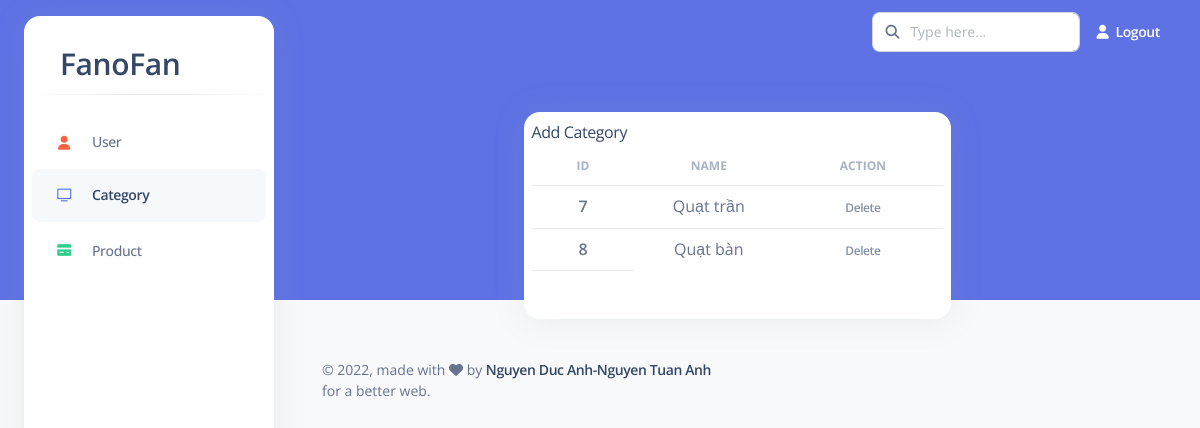
Page /admin/category/category.php on the committed database.
### tables this page shows
CREATE TABLE `category` (
  `id` int(11) NOT NULL,
  `name` varchar(250) NOT NULL
);

### dals/DB.php (called while the page is built, shortened)
<?php
 class DB{
    public function setTableName($tableName){
      $this->tableName = $tableName;
    }
    public function __construct()
    {
      try {
        $this->pdo = new PDO("mysql:host=localhost;dbname=fanofan","root","");
      } catch (\Throwable $th) {
      }
    }
 }
?>

### dals/CategoryDAL.php (called while the page is built, shortened)
<?php
  require_once 'DB.php';
  class CategoryDAL extends DB implements  ICRUD{
    public function getList(){
       $sql = "SELECT * FROM $this->tableName";
       $rs = $this->pdo->query($sql);
       return $rs->fetchAll(PDO::FETCH_OBJ);
    }
  }
?>

### admin/category/category.php (the view, shortened to what this page needs)
<?php
$dir = str_replace("admin\category", "", __DIR__);
require_once $dir . 'dals/CategoryDAL.php';
$dal = new CategoryDAL();
$list = $dal->getList();
?>
<!DOCTYPE html>
<html lang="en">
<head>
  <link href="../assets/css/nucleo-icons.css" rel="stylesheet" />
  <link href="../assets/css/nucleo-svg.css" rel="stylesheet" />
  <link href="../assets/css/nucleo-svg.css" rel="stylesheet" />
  <link id="pagestyle" href="../assets/css/argon-dashboard.css?v=2.0.4" rel="stylesheet" />
</head>
<body class="g-sidenav-show   bg-gray-100">
  <aside class="sidenav bg-white navbar navbar-vertical navbar-expand-xs border-0 border-radius-xl my-3 fixed-start ms-4 " id="sidenav-main">
    <div class="sidenav-header">
      <a class="navbar-brand m-0" href="" target="_blank">
        <span class="ms-1 font-weight-bold text-3xl">FanoFan</span>
      </a>
    </div>
    <hr class="horizontal dark mt-0">
    <div class="collapse navbar-collapse  w-auto " id="sidenav-collapse-main">
      <ul class="navbar-nav">
        <li class="nav-item">
          <a class="nav-link " href="../user/user.php">
            <div class="icon icon-shape icon-sm border-radius-md text-center me-2 d-flex align-items-center justify-content-center">
              <i class="fa fa-user me-sm-1-grid-58 text-warning text-sm opacity-10"></i>
            </div>
            <span class="nav-link-text ms-1 pt-1">User</span>
          </a>
        </li>
        <li class="nav-item">
          <a class="nav-link active" href="../category/category.php">
            <div class="icon icon-shape icon-sm border-radius-md text-center me-2 d-flex align-items-center justify-content-center">
              <i class="ni ni-tv-2 text-primary text-sm opacity-10"></i>
            </div>
            <span class="nav-link-text ms-1">Category</span>
          </a>
        </li>
        <li class="nav-item">
          <a class="nav-link " href="../product/product.php">
            <div class="icon icon-shape icon-sm border-radius-md text-center me-2 d-flex align-items-center justify-content-center">
              <i class="ni ni-credit-card text-success text-sm opacity-10"></i>
            </div>
            <span class="nav-link-text ms-1">Product</span>
          </a>
        </li>
      </ul>
    </div>
  </aside>
  <main class="main-content position-relative border-radius-lg ">
    <?php include_once '../common/nav.php' ?>
    <div class="container-fluid py-4">
      <div class="row">
        <div class="col-md-6 mt-4 mx-auto">
          <div class="card h-100 mb-4 p-2">
            <table class="table ">
              <a href="add.php">Add Category</a>
              <thead>
                <tr>
                  <th class="text-center text-uppercase text-secondary text-xs font-weight-bolder opacity-7" scope="col">Id </th>
                  <th class="text-center text-uppercase text-secondary text-xs font-weight-bolder opacity-7" scope="col">Name</th>
                  <th class="text-center text-uppercase text-secondary text-xs font-weight-bolder opacity-7" scope="col">Action</th>
                </tr>
              </thead>
              <tbody>
                <?php foreach ($list as $r) : ?>
                  <tr>
                    <th class="text-center" scope="row"><?php echo $r->id; ?></th>
                    <td class="text-center"><?php echo $r->name; ?></td>
                    <td class="text-center">
                      <a onclick="return confirm('Are you sure you want to delete ?')" class="text-secondary font-weight-bold text-xs p-1" href="?action=delete&id=<?php echo $r->id; ?>">Delete</a>
                    </td>
                  </tr>
                <?php endforeach ?>
              </tbody>
            </table>
          </div>
        </div>
        <?php include_once '../common/footer.php' ?>
      </div>
  </main>
</body>
</html>

### admin/assets/css/nucleo-svg.css (style rules this page uses)
.icon { display: inline-block; color: #111111; height: 1em; width: 1em; }
.icon-sm { height: 0.8em; width: 0.8em; }
.icon { fill: currentColor; stroke: none; }

### rows in the picture
category: id "7", name "Quạt trần"
category: id "8", name "Quạt bàn"
